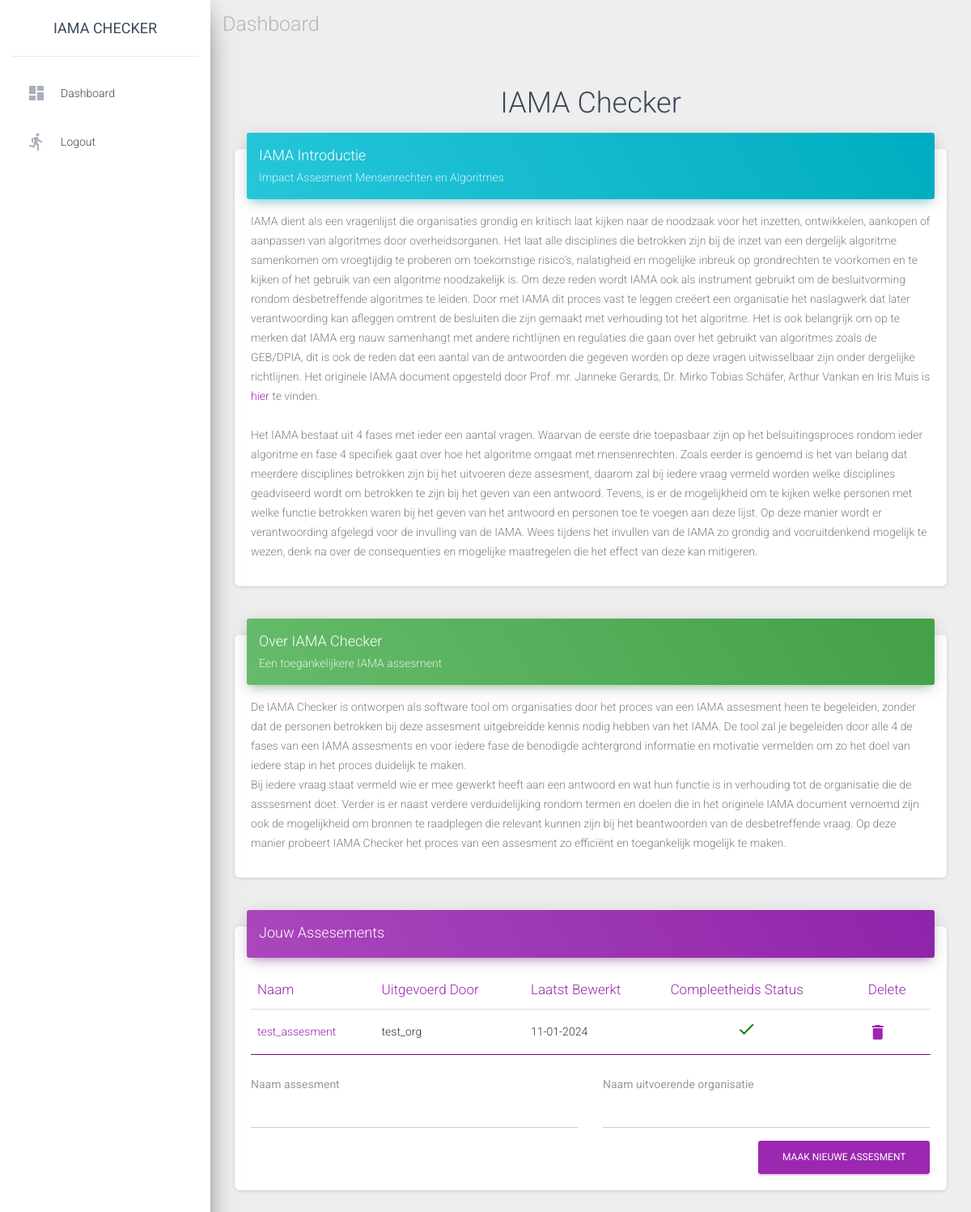
Page / (signed in) on the earlier database version.
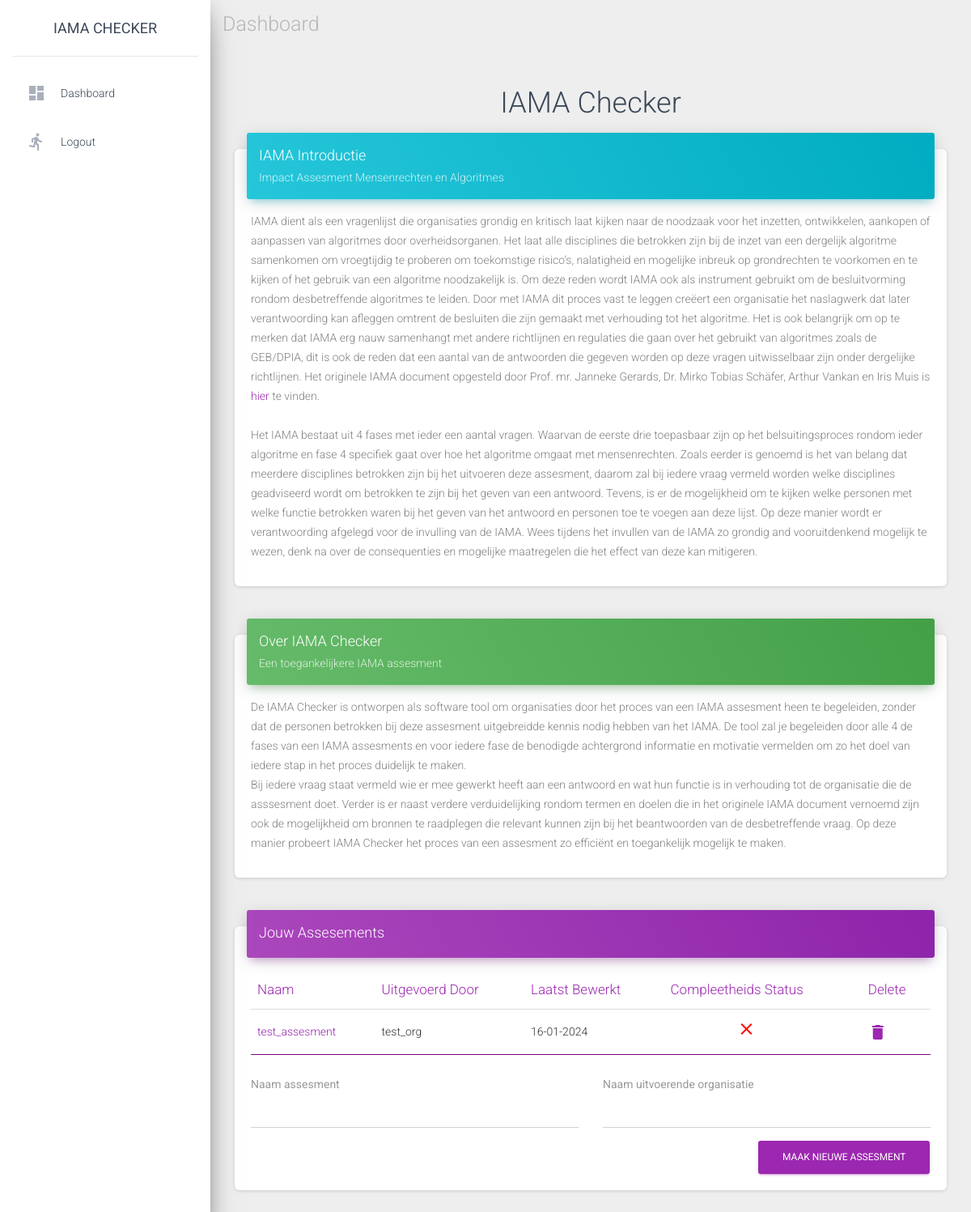
Same page on the later database version.
### base/models.py (models this page shows)
class Assesment(models.Model):
    name = models.CharField(max_length=40)# Name of the assesment
    organisation = models.CharField(max_length=50)# Name of the organisation performing the assesment
    complete_status = models.BooleanField(default=False)# Complete when all questions have been answered
    date_last_saved = models.DateField(auto_now=True)# Automatically saves new value when this object is saved
    user = models.ForeignKey(User, on_delete=models.CASCADE, default=user_pk_sentinel)

### base/views.py (the view)
# urls.py: path("", views.home, name="home"),
@login_required
def home(request):
    assesments_list = Assesment.objects.filter(user__pk=request.user.pk).order_by("-date_last_saved")
    return render(request, "base/home.html", {"assesments_list": assesments_list})

### base/templates/base/home.html (shortened to what the changed rows need)
{% extends "base/base.html" %}
{% block content %}
{% if user.is_authenticated %}
    <div class="row">
        <h2 class="iama">IAMA Checker</h2>
    </div>
    <div class="row">
        <div class="col-md-12">
            <div class="card">
                <div class="card-body">
                    <div class="table-responsive">
                    <table class="table iama-bottom-border">
                        <thead class=" text-primary">
                        <th>
                            Naam
                        </th>
                        <th>
                            Uitgevoerd Door
                        </th>
                        <th>
                            Laatst Bewerkt
                        </th>
                        <th>
                            Compleetheids Status
                        </th>
                        <th>
                            Delete
                        </th>
                        </thead>
                        <tbody>
                        {% for item in assesments_list %}
                        <tr>
                            <td>
                            <a href="{% url 'base:detail' item.id %}">{{ item.name }}</a>
                            </td>
                            <td>
                            {{ item.organisation }}
                            </td>
                            <td>
                            {{ item.date_last_saved|date:"d-m-Y" }}
                            </td>
                            <td style="padding-left: 90px">
                                {% if item.complete_status %}
                                    <i class="material-icons" style="color: green">done</i>
                                {% else %}
                                    <i class="material-icons" style="color: red">close</i>
                                {% endif %}
                            </td>
                            <td>
                              <a data-toggle="modal", data-target=#delete_modal{{ item.id }} href="#">
                                  <i class="material-icons">delete</i>
                              </a>
                            </td>
                        </tr>
                        {% endfor %}
                        </tbody>
                    </table>
                    </div>
                </div>
            </div>
        </div>
    </div>
{% endif %}
{% endblock %}

Differences in the rows shown:
changed Assesment "test_assesment": date_last_saved "11-01-2024" → "16-01-2024"; complete_status True → False (drawn)
